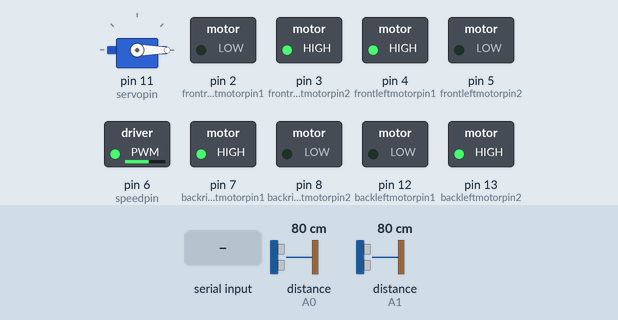
Recording of a sketch running on a simulated Arduino Uno, built with avr-gcc and run on an emulated ATmega328P. Parts: servo, switched loads named in the sketch (green lamp = pin HIGH). Wiring (inferred from the names in the program): 2 × ultrasonic range finder: trigger pin 9, echo A1 / trigger pin 10, echo A0. Dashed ring = blinking. The test bench sets the inputs (shaded band); at power-on: distance to the obstacle (sensors on A0, A1) 80 cm. The echo pulse lasts 58.3 µs per cm; random numbers use the default seed unless the sketch sets one; pins used as bus, display or sensor lines are not drawn.

Above: at 1.2 s.
1.3 s: distance to the obstacle (sensor on A0) set to 45 cm
2.8 s: distance to the obstacle (sensor on A0) set to 38 cm
At 3.66 s:
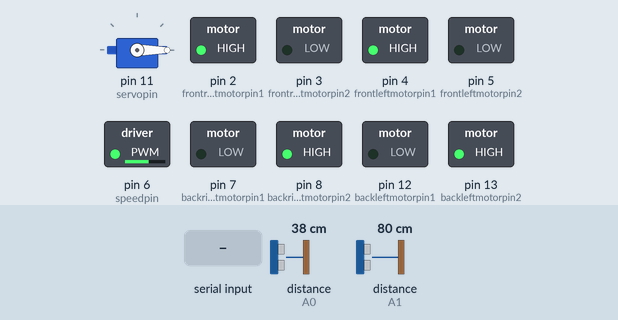
5.8 s: "SCOOP\n" received over Serial
At 6.64 s:
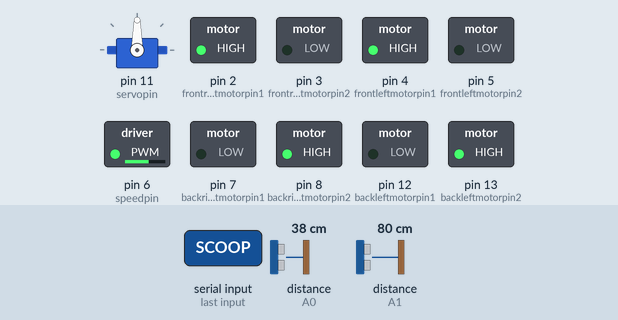
8.8 s: "OFF\n" received over Serial
10.3 s: "ON\n" received over Serial
At 10.59 s:
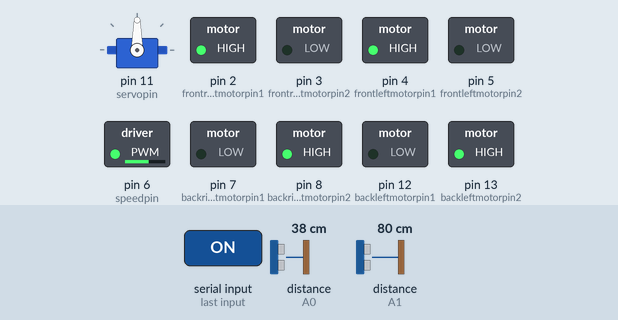
Timing chart, 0 to 14.3 s (numbered marks = the images above; inputs shaded):
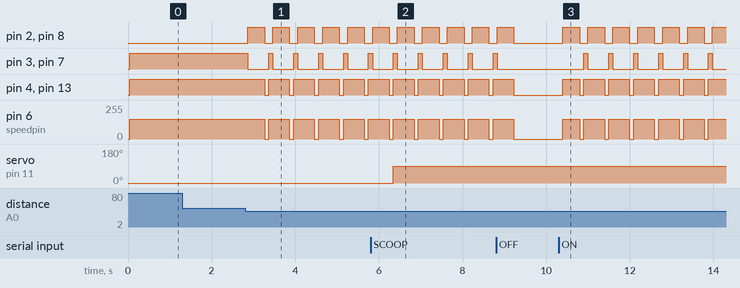

Measured:
- the behaviour switches between 42 and 41 cm on distance to the obstacle (sensor on A0) (found by bisection; images 0 and 1)
- after the input at 1.3 s, every drawn part: stays the same
- after the input at 2.8 s, pin 2 (frontrightmotorpin1): alternates HIGH for 0.40 s and LOW for 0.20 s, starting after 0.07 s; pin 3 (frontrightmotorpin2): alternates HIGH for 0.10 s and LOW for 0.50 s, starting after 0.07 s
- after the input at 5.8 s, servo on pin 11 (servopin): 0° → 90° after 0.55 s
- after the input at 10.3 s, pin 2 (frontrightmotorpin1): alternates HIGH for 0.40 s and LOW for 0.20 s, starting after 0.10 s; pin 3 (frontrightmotorpin2): alternates HIGH for 0.10 s and LOW for 0.50 s, starting after 0.60 s

The sketch:

arduinostuff.ino
```cpp
#include <Servo.h>

int frontrightmotorpin1 = 2;
int frontrightmotorpin2 = 3;

int frontleftmotorpin1 = 4;
int frontleftmotorpin2 = 5;

int backrightmotorpin1 = 7;
int backrightmotorpin2 = 8;

int backleftmotorpin1 = 12;
int backleftmotorpin2 = 13;

int speedpin = 6;

int trigger1 = 9;
int listener1 = A1;

int trigger2 = 10;
int listener2 = A0;

Servo Scooper;
int servopin = 11;
bool active = false;
String command = "";

int spd = 150;
int tim = 1000;

bool power = true;

long duration1 = 0;
long duration2 = 0;
int distance1 = 0;
int distance2 = 0;

double longitude = 0;
double latitude = 0;

void setup() {
  Serial.begin(9600);
  randomSeed(analogRead(A2));

  pinMode(frontrightmotorpin1, OUTPUT);
  pinMode(frontrightmotorpin2, OUTPUT);
  pinMode(frontleftmotorpin1, OUTPUT);
  pinMode(frontleftmotorpin2, OUTPUT);
  pinMode(backrightmotorpin1, OUTPUT);
  pinMode(backrightmotorpin2, OUTPUT);
  pinMode(backleftmotorpin1, OUTPUT);
  pinMode(backleftmotorpin2, OUTPUT);

  pinMode(speedpin, OUTPUT);

  pinMode(trigger1, OUTPUT);
  pinMode(listener1, INPUT);
  pinMode(trigger2, OUTPUT);
  pinMode(listener2, INPUT);

  Scooper.attach(servopin);
  Scooper.write(0);
}

void loop() {
  if(power){
    getdistance();
    move();
    gps();
  }

  if(Serial.available() > 0){
    command = Serial.readStringUntil('\n');
    command.trim();

    if(command == "SCOOP" && power){
      toggleScoop();
    }
    else if(command == "STATUS" && power){
      if(active){
        Serial.println("ACTIVE");
      }
      else{
        Serial.println("INACTIVE");
      }
    }
    else if(command == "GPS" && power){
      Serial.print(latitude);
      Serial.print(" ");
      Serial.println(longitude);
    }
    else if(command == "ON"){
      power = true;
    }
    else if(command == "OFF"){
      stop();
      power = false;
    }
  }
}

void setspeed(int speed){
  analogWrite(speedpin, speed);
}

void stop(){
  digitalWrite(frontrightmotorpin1, LOW);
  digitalWrite(frontrightmotorpin2, LOW);

  digitalWrite(frontleftmotorpin1, LOW);
  digitalWrite(frontleftmotorpin2, LOW);

  digitalWrite(backrightmotorpin1, LOW);
  digitalWrite(backrightmotorpin2, LOW);

  digitalWrite(backleftmotorpin1, LOW);
  digitalWrite(backleftmotorpin2, LOW);

  setspeed(0);
}

void forward(int speed){
  setspeed(speed);

  digitalWrite(frontrightmotorpin1, LOW);
  digitalWrite(frontrightmotorpin2, HIGH);

  digitalWrite(frontleftmotorpin1, HIGH);
  digitalWrite(frontleftmotorpin2, LOW);

  digitalWrite(backrightmotorpin1, HIGH);
  digitalWrite(backrightmotorpin2, LOW);

  digitalWrite(backleftmotorpin1, LOW);
  digitalWrite(backleftmotorpin2, HIGH);
}

void turnright(int speed, int time){
  stop();
  setspeed(speed);

  digitalWrite(frontrightmotorpin1, HIGH);
  digitalWrite(frontrightmotorpin2, LOW);

  digitalWrite(frontleftmotorpin1, HIGH);
  digitalWrite(frontleftmotorpin2, LOW);

  digitalWrite(backrightmotorpin1, LOW);
  digitalWrite(backrightmotorpin2, HIGH);

  digitalWrite(backleftmotorpin1, LOW);
  digitalWrite(backleftmotorpin2, HIGH);

  delay(time);
  stop();
}

void turnleft(int speed, int time){
  stop();
  setspeed(speed);

  digitalWrite(frontrightmotorpin1, LOW);
  digitalWrite(frontrightmotorpin2, HIGH);

  digitalWrite(frontleftmotorpin1, LOW);
  digitalWrite(frontleftmotorpin2, HIGH);

  digitalWrite(backrightmotorpin1, HIGH);
  digitalWrite(backrightmotorpin2, LOW);

  digitalWrite(backleftmotorpin1, HIGH);
  digitalWrite(backleftmotorpin2, LOW);

  delay(time);
  stop();
}

void toggleScoop(){
  if(active){
    Scooper.write(0);
    active = false;
  }
  else{
    Scooper.write(90);
    active = true;
  }
}

void getdistance(){
  digitalWrite(trigger1, LOW);
  delayMicroseconds(2);
  digitalWrite(trigger1, HIGH);
  delayMicroseconds(10);
  digitalWrite(trigger1, LOW);

  duration1 = pulseIn(listener1, HIGH, 20000);
  delay(30);

  digitalWrite(trigger2, LOW);
  delayMicroseconds(2);
  digitalWrite(trigger2, HIGH);
  delayMicroseconds(10);
  digitalWrite(trigger2, LOW);

  duration2 = pulseIn(listener2, HIGH, 20000);
  distance1 = duration1 * 0.034 / 2;
  distance2 = duration2 * 0.034 / 2;
}

void move(){
  if(distance1 == 0){
    distance1 = 999;
  }
  if(distance2 == 0){
    distance2 = 999;
  }
  if(distance1 <= 40 || distance2 <= 40){
    delay(20);
    getdistance();
    if(distance1 <= 40 || distance2 <= 40){
      stop();
      turnright(spd, 400);
      delay(100);
      forward(spd);
    }
  }
  else{
    forward(spd);
  }
}

void gps(){
  latitude = random(42240, 42360) / 1000.0;
  longitude = random(-83120, -82880) / 1000.0;
}
```
